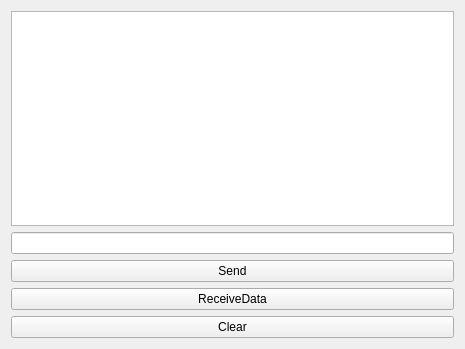
<?xml version="1.0" encoding="UTF-8"?>
<ui version="4.0">
 <class>CmdWindow</class>
 <widget class="QWidget" name="CmdWindow">
  <property name="geometry">
   <rect>
    <x>0</x>
    <y>0</y>
    <width>465</width>
    <height>349</height>
   </rect>
  </property>
  <property name="windowTitle">
   <string>Form</string>
  </property>
  <layout class="QVBoxLayout" name="verticalLayout">
   <item>
    <widget class="QTextBrowser" name="textBrowser"/>
   </item>
   <item>
    <widget class="QLineEdit" name="CmdlineEdit"/>
   </item>
   <item>
    <widget class="QPushButton" name="Send">
     <property name="text">
      <string>Send</string>
     </property>
    </widget>
   </item>
   <item>
    <widget class="QPushButton" name="ReceiveData">
     <property name="text">
      <string>ReceiveData</string>
     </property>
    </widget>
   </item>
   <item>
    <widget class="QPushButton" name="ClearButton">
     <property name="text">
      <string>Clear</string>
     </property>
    </widget>
   </item>
  </layout>
 </widget>
 <resources/>
 <connections/>
</ui>
